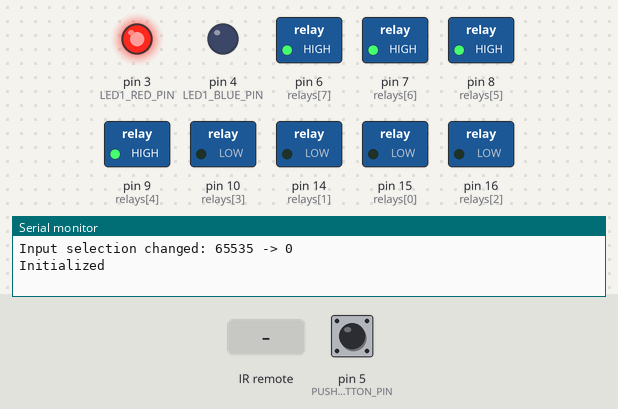
The program below on a simulated SparkFun Pro Micro, built with avr-gcc and run on an emulated ATmega32U4. On the bench: switched loads named in the program (green lamp = pin HIGH), output pins drawn as LEDs (lit = HIGH), the last lines printed to the serial monitor. The inputs (shaded band) are chosen by the test bench; at power-on: pin 5 (PUSH_BUTTON_PIN) HIGH.

Above: at 1.2 s.
1.3 s: pin 5 (PUSH_BUTTON_PIN) pulled LOW for 0.15 s
At 2.2 s:
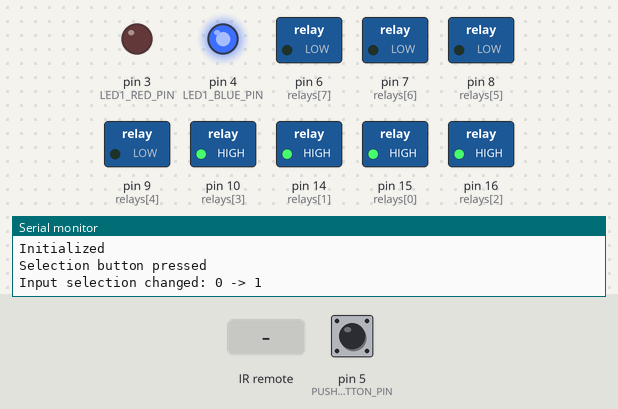
2.9 s: infrared code 0xD72032 received
At 4.0 s:
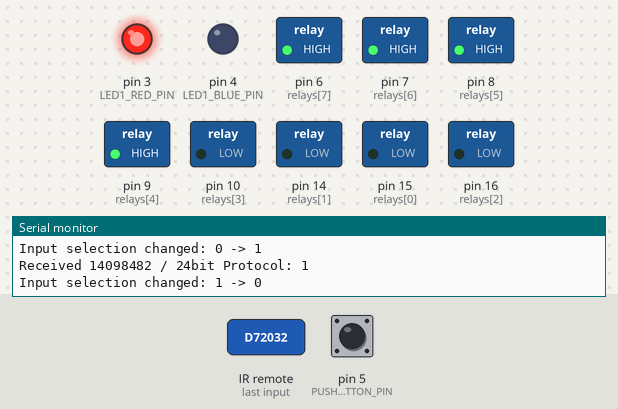
4.4 s: infrared code 0xD72034 received
At 5.1 s:
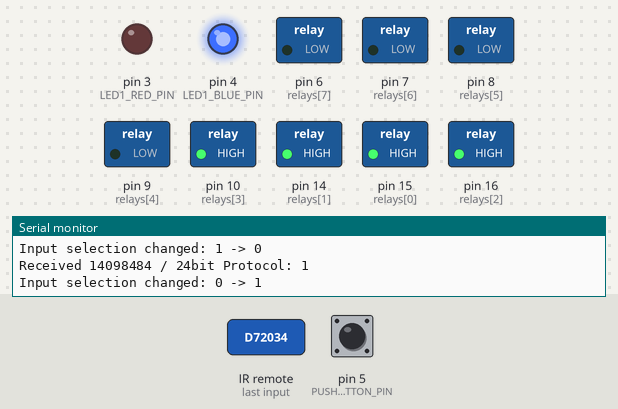
5.9 s: pin 5 (PUSH_BUTTON_PIN) pulled LOW for 1 s
At 6.9 s:
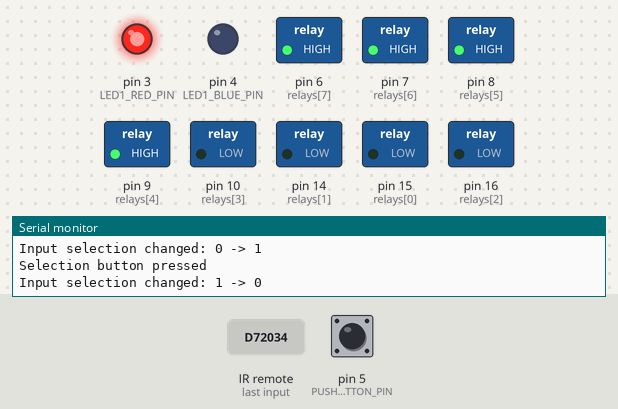
Timing chart, 0 to 8.9 s (numbered marks = the images above; inputs shaded):
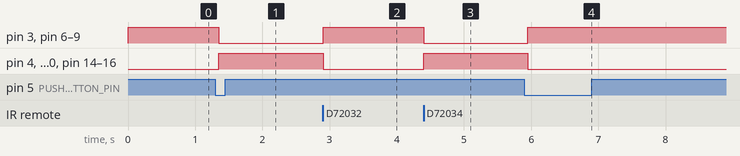

Measured:
- after the input at 1.3 s, pin 3 (LED1_RED_PIN), pin 6 (relays[7]), pin 7 (relays[6]), pin 8 (relays[5]), pin 9 (relays[4]): HIGH → LOW after 0.05 s; pin 4 (LED1_BLUE_PIN), pin 10 (relays[3]), pin 14 (relays[1]), pin 15 (relays[0]), pin 16 (relays[2]): LOW → HIGH after 0.05 s
- after the input at 2.9 s, pin 3 (LED1_RED_PIN), pin 6 (relays[7]), pin 7 (relays[6]), pin 8 (relays[5]), pin 9 (relays[4]): LOW → HIGH at once; pin 4 (LED1_BLUE_PIN), pin 10 (relays[3]), pin 14 (relays[1]), pin 15 (relays[0]), pin 16 (relays[2]): HIGH → LOW at once
- after the input at 4.4 s, pin 3 (LED1_RED_PIN), pin 6 (relays[7]), pin 7 (relays[6]), pin 8 (relays[5]), pin 9 (relays[4]): HIGH → LOW at once; pin 4 (LED1_BLUE_PIN), pin 10 (relays[3]), pin 14 (relays[1]), pin 15 (relays[0]), pin 16 (relays[2]): LOW → HIGH at once
- after the input at 5.9 s, pin 3 (LED1_RED_PIN), pin 6 (relays[7]), pin 7 (relays[6]), pin 8 (relays[5]), pin 9 (relays[4]): LOW → HIGH after 0.05 s; pin 4 (LED1_BLUE_PIN), pin 10 (relays[3]), pin 14 (relays[1]), pin 15 (relays[0]), pin 16 (relays[2]): HIGH → LOW after 0.05 s

The program:

main.cpp
```cpp
#include <Arduino.h>
#include <RCSwitch.h>
#include <ezButton.h>

#define ARRAY_LENGTH(array) (sizeof((array)) / sizeof((array)[0]))

#define DEBUG true

// Relays
const int relays[8] = {15, 14, 16, 10, 9, 8, 7, 6};

// State
#define INPUT_A 0
#define INPUT_B 1
unsigned int previousInputSelected = -1;
unsigned int inputSelected = -1;

// RF 433Mhz remote controller
#define RC_SWITCH_PIN 2
#define RC_BUTTON_A 14098482
#define RC_BUTTON_B 14098484
RCSwitch mySwitch = RCSwitch();

// Input selection button
#define PUSH_BUTTON_PIN 5
ezButton button(PUSH_BUTTON_PIN);

// Led
#define LED1_RED_PIN 3
#define LED1_BLUE_PIN 4

void handleInputSelection(unsigned int selection)
{

	previousInputSelected = inputSelected;
	inputSelected = selection;

	if (previousInputSelected != inputSelected)
	{
		char buffer[80];
		sprintf(buffer, "Input selection changed: %u -> %u\n", previousInputSelected, inputSelected);
		Serial.print(buffer);

		// Set leds status
		if (inputSelected == INPUT_A)
		{
			digitalWrite(LED1_RED_PIN, HIGH);
			digitalWrite(LED1_BLUE_PIN, LOW); // ON
		}
		else
		{
			digitalWrite(LED1_RED_PIN, LOW); // ON
			digitalWrite(LED1_BLUE_PIN, HIGH);
		}

		// Set relays status
		for (unsigned int i = 0; i < ARRAY_LENGTH(relays) / 2; i++)
		{
			digitalWrite(relays[i], inputSelected == INPUT_A ? LOW : HIGH);
			digitalWrite(relays[i + 4], inputSelected == INPUT_A ? HIGH : LOW);
		}
	}
}

// the setup routine runs once when you press reset:
void setup()
{
	// Remote controller
	mySwitch.enableReceive(digitalPinToInterrupt(RC_SWITCH_PIN));

	// Input selection button
	pinMode(PUSH_BUTTON_PIN, INPUT_PULLUP);
	button.setDebounceTime(50);

	// Relays
	for (unsigned int i = 0; i < ARRAY_LENGTH(relays); i++)
	{
		pinMode(relays[i], OUTPUT);
		digitalWrite(relays[i], HIGH);
	}

	// Led
	pinMode(LED1_RED_PIN, OUTPUT);
	pinMode(LED1_BLUE_PIN, OUTPUT);

	// Init output
	handleInputSelection(INPUT_A);

	Serial.println("Initialized");
}

unsigned int selectedRelay = 0;

void loop()
{

	button.loop();

	// Button
	if (button.isPressed())
	{
		Serial.println("Selection button pressed");
		handleInputSelection(inputSelected == INPUT_A ? INPUT_B : INPUT_A);
	}

	// RF switch
	if (mySwitch.available())
	{

		const unsigned long receivedCode = mySwitch.getReceivedValue();

		if (DEBUG)
		{
			const unsigned int bit = mySwitch.getReceivedBitlength();
			Serial.print("Received ");
			Serial.print(receivedCode);
			Serial.print(" / ");
			Serial.print(bit);
			Serial.print("bit ");
			Serial.print("Protocol: ");
			Serial.println(mySwitch.getReceivedProtocol());
		}

		if (receivedCode == RC_BUTTON_A)
		{
			handleInputSelection(INPUT_A);
		}
		else if (receivedCode == RC_BUTTON_B)
		{
			handleInputSelection(INPUT_B);
		}
		else
		{
			char buffer[80];
			sprintf(buffer, "Don't know how to handle RF code %lu\n", receivedCode);
			Serial.print(buffer);
		}

		mySwitch.resetAvailable();
	}
}
```
